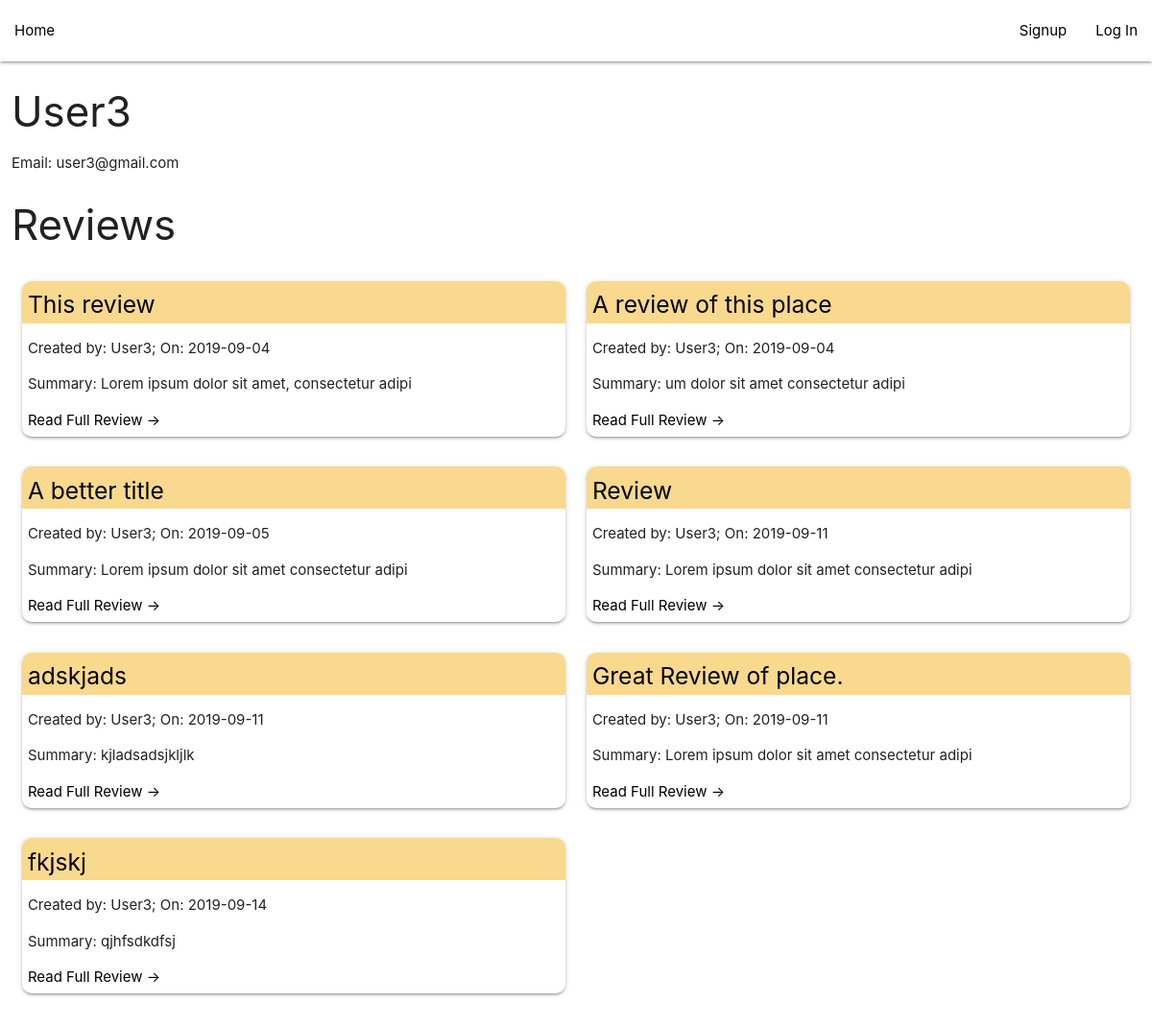
Page /?action=UserProfile&UserID=3 on the committed database.
### tables this page shows
CREATE TABLE IF NOT EXISTS `tblusers` (
  `UserID` int(11) NOT NULL AUTO_INCREMENT,
  `UserName` varchar(45) NOT NULL,
  `Email` varchar(45) NOT NULL,
  `Password` varchar(60) NOT NULL,
  `UsersType` int(11) NOT NULL,
  PRIMARY KEY (`UserID`),
  KEY `Type` (`UsersType`)
);

CREATE TABLE IF NOT EXISTS `tblreviews` (
  `ReviewID` int(11) NOT NULL AUTO_INCREMENT,
  `ReviewTitle` varchar(45) NOT NULL,
  `ReviewDate` date NOT NULL,
  `ReviewBlurb` varchar(255) NOT NULL,
  `ReviewText` text NOT NULL,
  `ReviewCreator` int(11) NOT NULL,
  `Flagged` tinyint(1) NOT NULL DEFAULT '0',
  PRIMARY KEY (`ReviewID`),
  KEY `Creator` (`ReviewCreator`)
);

### Models/Users.php (called while the page is built, shortened)
<?php
	function GetUserByID($UserID){
		global $db;
		$query = $db->prepare("SELECT UserName, Email, Type, UserID FROM tblusers INNER JOIN tblusertypes ON tblusers.UsersType = tblusertypes.TypeID
					WHERE UserID = :UserID");
		$query->bindParam(':UserID', $UserID);
		$query->execute();
		$result = $query->fetch(PDO::FETCH_ASSOC);
		return $result;
	}
?>

### Models/Reviews.php (called while the page is built, shortened)
<?php
	function GetReviewsByUserName($UserName){
		global $db;
		$query = $db->prepare("SELECT ReviewTitle, ReviewDate, ReviewBlurb, UserName, ReviewID FROM tblreviews INNER JOIN tblusers ON tblreviews.ReviewCreator = tblusers.UserID WHERE UserName = :UserName");
		$query->bindParam(':UserName', $UserName);
		$query->execute();
		$result = $query->fetchAll();
		return $result;
	}
?>

### Views/userProfile.php (the view)
<?php include("Views/header.php"); ?>
	<div class="mainBody">
		<h3><?php echo $user["UserName"]; ?></h3>
		<p>Email: <?php echo $user["Email"]; ?></p>
		<h3>Reviews</h3>
		<div class="row">
			<?php foreach($reviews as $review): ?>
			    <div class="col s12 m6">
			      <div class="card">
			      		<h5 class="reviewTitle"><a href="./?action=ViewReview&ReviewID=<?php echo $review['ReviewID'] ?>"><?php echo $review['ReviewTitle']; ?></a></h5>
						<p>Created by: <?php echo $review['UserName']; ?>; On: <?php echo $review['ReviewDate']; ?></p>
						<p>Summary: <?php echo $review['ReviewBlurb']; ?></p>
						<p class="cardEnd"><a href="./?action=ViewReview&ReviewID=<?php echo $review['ReviewID'] ?>">Read Full Review -></a></p>
			      </div>
			    </div>
			<?php endforeach; ?>
		</div>
	</div>
</main>
<?php include("Views/footer.php"); ?>

### index.php (shortened to what this page needs)
<?php
	require("Models/DBConnect.php");
	require("Models/Users.php");
	require("Models/Reviews.php");
	if(isset($_POST['action'])){
		$action = trim(filter_input(INPUT_POST, "action", FILTER_SANITIZE_STRING));
	}
	else if(isset($_GET['action'])){
		$action = trim(filter_input(INPUT_GET, "action", FILTER_SANITIZE_STRING));
	}
	else{
		$action = 'home';
	}
	if($action == 'home'){
		try{
			$reviews = GetReviews();
			include("Views/home.php");
		}catch(Throwable $t){
			include("Views/errors.php");
		}
	}
	else if($action == "UserProfile"){
		try{
			if(isset($_GET['UserID'])){
				$UserID = trim(filter_input(INPUT_GET, "UserID", FILTER_SANITIZE_STRING));
			}
			else{
				header("Location: .?action=home");
				die;
			}
			$user = GetUserByID($UserID);
			$reviews = GetReviewsByUserName($user["UserName"]);
			include("Views/userProfile.php");
		}
		catch(Throwable $t){
			include("Views/errors.php");
		}
	}
?>

### Views/header.php (shortened to what this page needs)
<!DOCTYPE html>
<html lang="en">
<head>
    <link type="text/css" rel="stylesheet" href="css/materialize.min.css"  media="screen,projection"/>
    <link type="text/css" rel="stylesheet" href="css/additionalStyles.css"  media="screen,projection"/>
</head>
    <body>
    	<nav>
    		<ul id="nav">
    			<li><a href="./" class="black-text">Home</a></li>
    		</ul>
    		<?php if(!isset($_SESSION["User"])): ?>
    			<ul id="nav" class="right">
		    		<li><a class="black-text" href="./?action=Signup">Signup</a></li>
		    		<li><a class="black-text" href="./?action=Login">Log In</a></li>
		    	</ul>
	    	<?php endif; ?>
    	</nav>
		<main>

### Views/footer.php (shortened to what this page needs)
    </body>
</html>

### css/additionalStyles.css (style rules this page uses)
body { display: flex; min-height: 100vh; flex-direction: column; margin-left: auto; margin-right: auto; width: 100%; }
.mainBody { padding-left: 1%; padding-right: 1%; }
nav { background-color: white; }
a { color: black; }
.card { border-radius: 10px; background-color: white; }
.card > p { margin-left: 1%; }
.cardEnd { padding-bottom: 1%; }
.reviewTitle { padding-top: 2%; padding-left: 1%; padding-bottom: 1%; background-color: #f9d98e; border-top-right-radius: 10px; border-top-left-radius:10px; }

### rows in the picture
tblusers: UserName "User3", Email "user3@gmail.com"
tblreviews: ReviewTitle "This review", ReviewCreator.UserName "User3", ReviewDate "2019-09-04", ReviewBlurb "Lorem ipsum dolor sit amet, consectetur adipi"
tblreviews: ReviewTitle "A review of this place", ReviewCreator.UserName "User3", ReviewDate "2019-09-04", ReviewBlurb "um dolor sit amet consectetur adipi"
tblreviews: ReviewTitle "A better title", ReviewCreator.UserName "User3", ReviewDate "2019-09-05", ReviewBlurb "Lorem ipsum dolor sit amet consectetur adipi"
tblreviews: ReviewTitle "Review", ReviewCreator.UserName "User3", ReviewDate "2019-09-11", ReviewBlurb "Lorem ipsum dolor sit amet consectetur adipi"
tblreviews: ReviewTitle "adskjads", ReviewCreator.UserName "User3", ReviewDate "2019-09-11", ReviewBlurb "kjladsadsjkljlk"
tblreviews: ReviewTitle "Great Review of place.", ReviewCreator.UserName "User3", ReviewDate "2019-09-11", ReviewBlurb "Lorem ipsum dolor sit amet consectetur adipi"
tblreviews: ReviewTitle "fkjskj", ReviewCreator.UserName "User3", ReviewDate "2019-09-14", ReviewBlurb "qjhfsdkdfsj"
